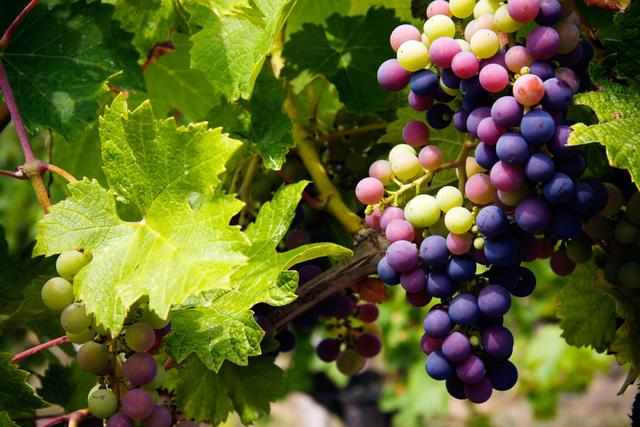
#> input picture Dataset/images/grapes fruit/Image_8.jpg, 640 x 427 px, found by its file name
$ jupyter execute --allow-errors UTS_CV_Median_kernel_15.ipynb
#> lines starting #> are read from the running program, lines starting #| are printed output that depends on the picture
[cell 1]
import os, glob, zipfile
import numpy as np
import pandas as pd
import cv2
import matplotlib.pyplot as plt

KSIZE = 15               # kernel median (harus ganjil)
OUT_DIR = "hasil"       # semua output disimpan di sini

# Unzip dataset. Ganti ZIP_PATH sesuai lokasi zip-mu
ZIP_PATH = "archive.zip"
EXTRACT_DIR = "dataset"

#> (the rest of this cell did not finish here and is left out)

[cell 2]
def load_gray(p):
    """Baca citra -> grayscale (ukuran asli, tanpa resize)."""
    img = cv2.imread(p)
#> img is the input picture: shape (427, 640, 3); mean B, G, R 40.6, 96.9, 92.4
    return None if img is None else cv2.cvtColor(img, cv2.COLOR_BGR2GRAY)

def tampil(img, judul):
    """Tampilkan citra + histogramnya."""
#> called with judul = 'Grayscale'
    fig, ax = plt.subplots(1, 2, figsize=(10, 3.5))
    ax[0].imshow(img, cmap="gray", vmin=0, vmax=255)
    ax[0].set_title(judul)
    ax[0].axis("off")
    ax[1].hist(img.ravel(), bins=256, range=(0, 256), color="gray")
    ax[1].set_title(f"Histogram {judul}")
    plt.tight_layout()
    plt.show()
#> figure, not shown here; panel 2: tallest bar 2467 high, from x = 19 to 20

gray = load_gray("/content/dataset/images/grapes fruit/Image_8.jpg")
tampil(gray, "Grayscale")

[cell 3]
def hist_eq(g):
    return cv2.equalizeHist(g)

tampil(hist_eq(gray), "HE")
#> call 2 of tampil, with judul = 'HE'
#> in tampil (call 2), `plt.show()`:
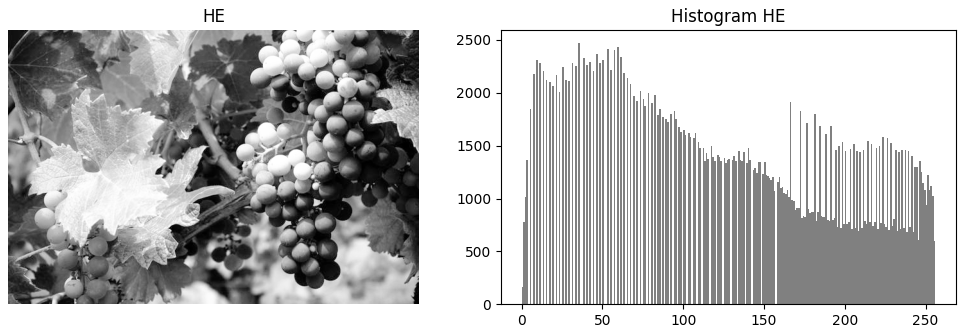
#> figure drawn by matplotlib, 2 panels; panel 2: tallest bar 2467 high, from x = 35 to 36

[cell 4]
def contrast_stretch(g, low=2, high=98):
    """Linear stretching ke 0-255 berdasarkan persentil (tahan outlier)."""
#> called with low = 2, high = 98
    lo, hi = np.percentile(g, (low, high))
#> lo = 5; hi = 226
    if hi <= lo:
        return g.copy()
    out = np.clip((g.astype(np.float32) - lo) / (hi - lo), 0, 1) * 255
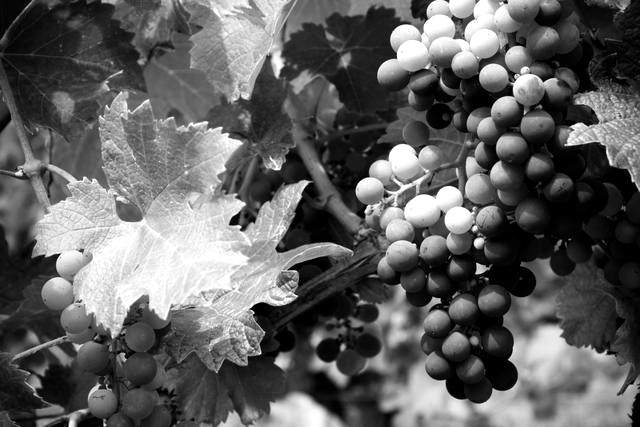
#> out: shape (427, 640) float32; min 0, max 255, mean 96.9
    return out.astype(np.uint8)

tampil(contrast_stretch(gray), "Contrast Stretching")

[cell 5]
_clahe = cv2.createCLAHE(clipLimit=2.0, tileGridSize=(8, 8))

def clahe(g):
    return _clahe.apply(g)
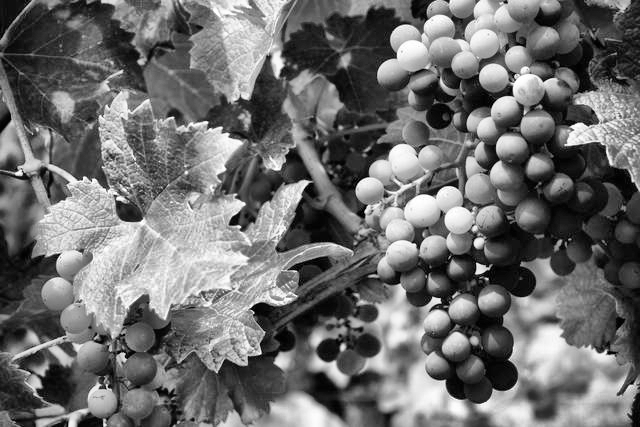
#> returned value: shape (427, 640); min 0, max 255, mean 110.1

tampil(clahe(gray), "CLAHE")

[cell 6]
def apply_filter(g):
    return cv2.medianBlur(g, KSIZE)
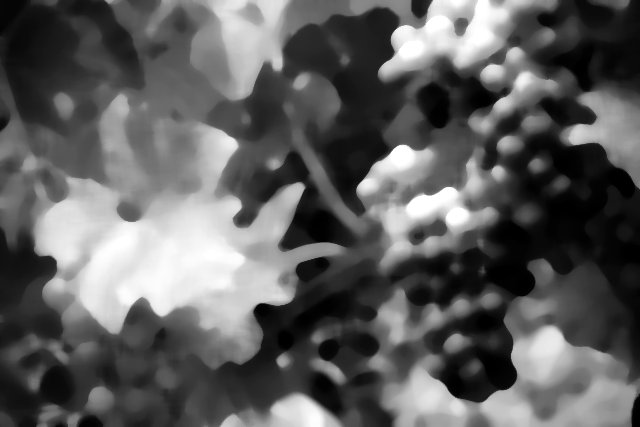
#> returned value: shape (427, 640); min 0, max 255, mean 94.4

tampil(apply_filter(contrast_stretch(gray)), f"CS + Median {KSIZE}x{KSIZE}")
#> in tampil (call 5), `plt.show()`:
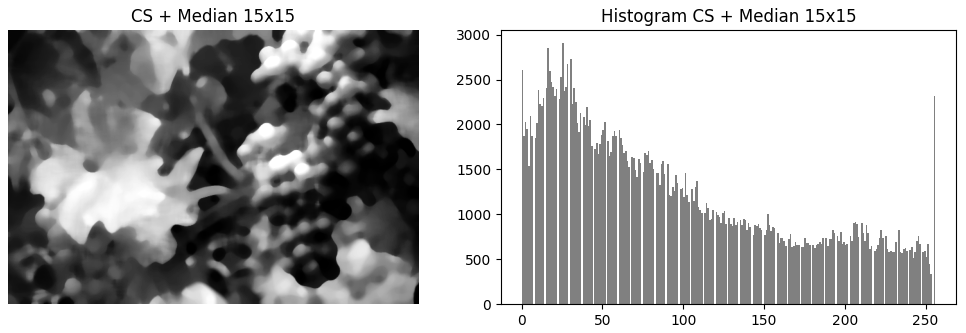
#> figure drawn by matplotlib, 2 panels; panel 2: tallest bar 2902 high, from x = 25 to 26

[cell 7]
tampil(apply_filter(hist_eq(gray)), f"HE + Median {KSIZE}x{KSIZE}")
#> in apply_filter (call 2), `return cv2.medianBlur(g, KSIZE)`:
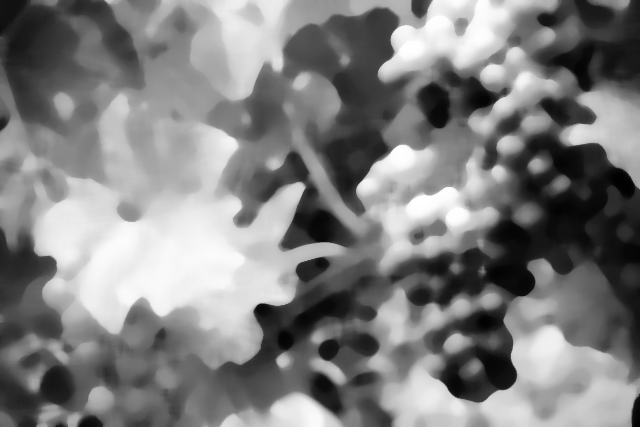
#> returned value: shape (427, 640); min 1, max 255, mean 127.6
#> in tampil (call 6), `plt.show()`:
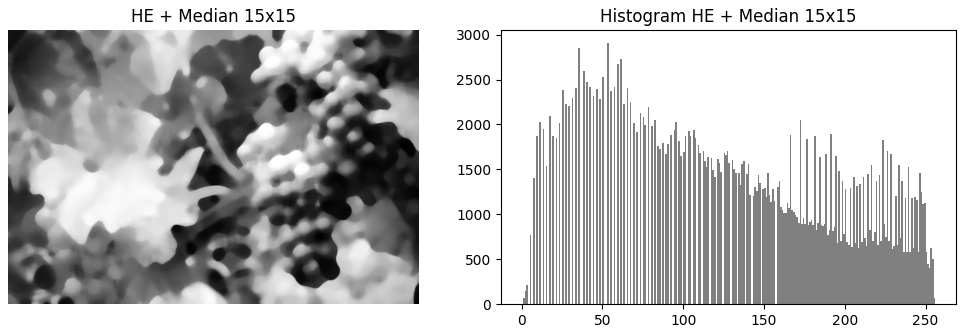
#> figure drawn by matplotlib, 2 panels; panel 2: tallest bar 2902 high, from x = 53 to 54

[cell 8]
tampil(apply_filter(clahe(gray)), f"CLAHE + Median {KSIZE}x{KSIZE}")
#> in apply_filter (call 3), `return cv2.medianBlur(g, KSIZE)`:
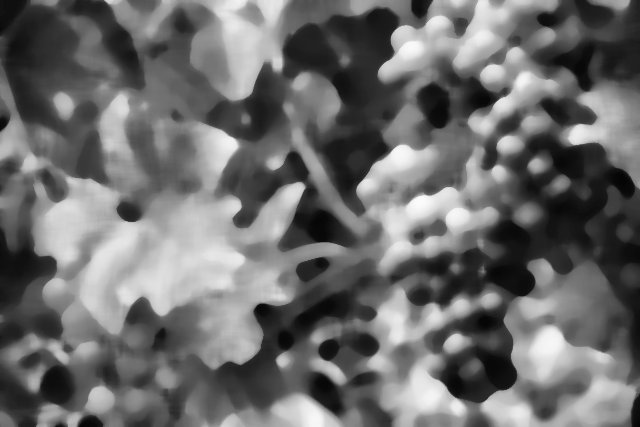
#> returned value: shape (427, 640); min 4, max 251, mean 108.5
#> in tampil (call 7), `plt.show()`:
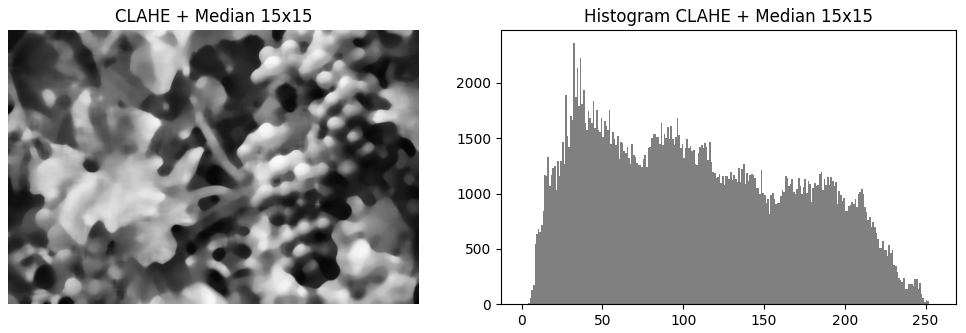
#> figure drawn by matplotlib, 2 panels; panel 2: tallest bar 2356 high, from x = 32 to 33

[cell 9]
ENHANCEMENTS = {"CS": contrast_stretch, "HE": hist_eq, "CLAHE": clahe}
TAMPIL_SKALA = 3

def hitung(g):
    """Hitung enhancement dan enhancement+filter sekali saja per citra."""
    out = {}
    for nama, fn in ENHANCEMENTS.items():
        enh = fn(g)
        out[nama] = (enh, apply_filter(enh))
#> this loop made 3 passes
#> after the loop, out = 3 items
    return out

def panel6(g, judul=None, hasil=None):
    """Panel 4x3: gambar + histogramnya. Baris 1-2 = tanpa filter, baris 3-4 = Median."""
    if hasil is None:
        hasil = hitung(g)
#> hasil = 3 items
    fig, axes = plt.subplots(4, 3, figsize=(12, 14), gridspec_kw={"height_ratios": [3, 1.3, 3, 1.3]})
    for c, (nama, (enh, flt)) in enumerate(hasil.items()):
        for r, (im, ket) in enumerate([(enh, "Tanpa Filter"), (flt, f"Median {KSIZE}x{KSIZE}")]):
            ax_img, ax_his = axes[2 * r, c], axes[2 * r + 1, c]
            kecil = im if TAMPIL_SKALA == 1 else cv2.resize(
                im, None, fx=1 / TAMPIL_SKALA, fy=1 / TAMPIL_SKALA, interpolation=cv2.INTER_AREA)
            ax_img.imshow(kecil, cmap="gray", vmin=0, vmax=255)
            ax_img.set_title(f"{nama} ({ket})", fontweight="bold")
            ax_img.axis("off")
            ax_his.fill_between(range(256), np.bincount(im.ravel(), minlength=256), step="mid", color="gray")
            ax_his.set_xlim(0, 255)
            ax_his.set_title(f"Histogram {nama} ({ket})", fontsize=9)
#> this loop made 3 passes
#> nama on passes 1 to 3: 'CS', 'HE', 'CLAHE'
    fig.suptitle(judul or f"Perbandingan Output Citra: Tanpa Filter vs Median Filter {KSIZE}x{KSIZE}",
                 fontweight="bold")
    fig.tight_layout(rect=[0, 0, 1, 0.97])
    return fig

panel6(gray)
plt.show()
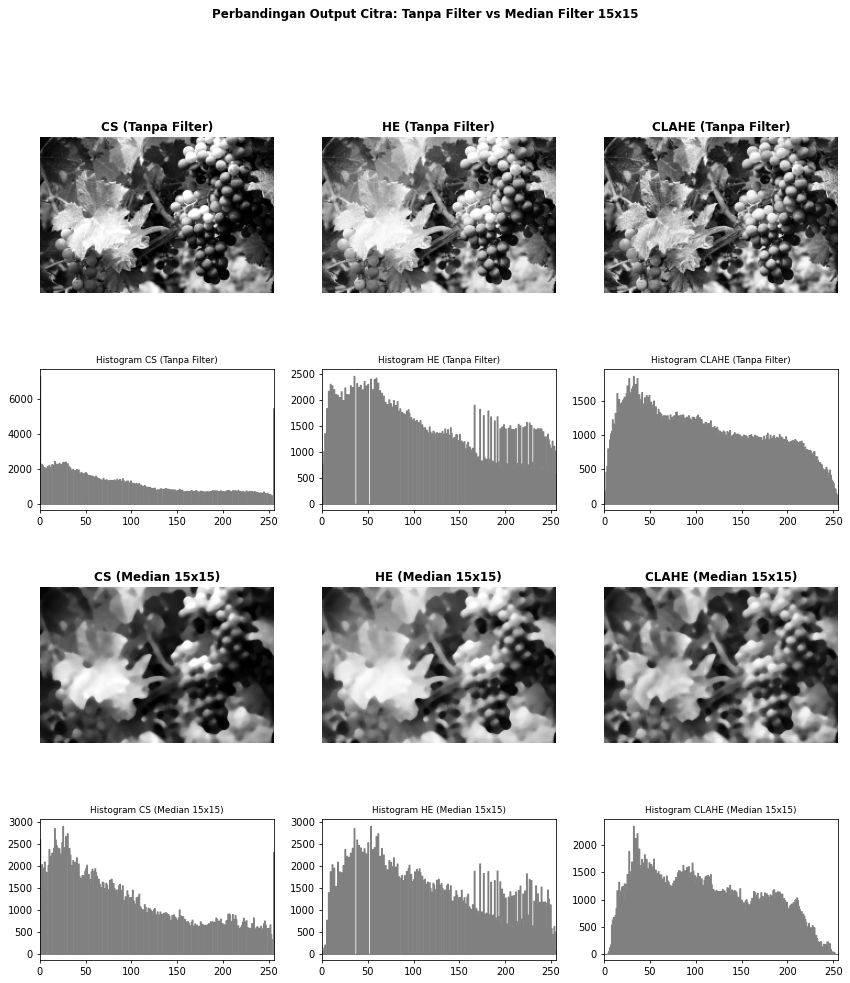
#> figure drawn by matplotlib, 12 panels
